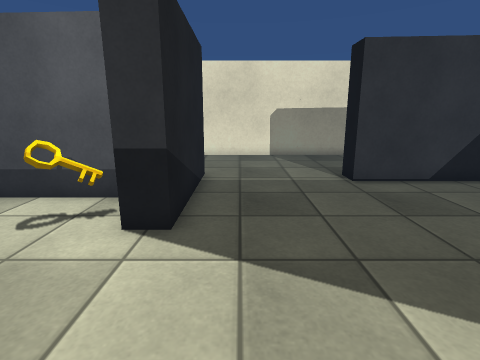
[1] (above)

13 first-person views from a walk through a Unity game level. The camera is 1.2 m above the floor, tilts 14° down and sees 85° across. The floor is counted in squares, 0.5 m on a side. Each view is taken from the middle of a square. On the plan, view 1 faces up. The plan holds only what a view shows up to about 18 squares ahead; the rest is blank. The place goes on beyond the plan. The player character is not drawn. Some animated figures are left out. Surface patterns are stand-ins for the level's own textures.

[2]
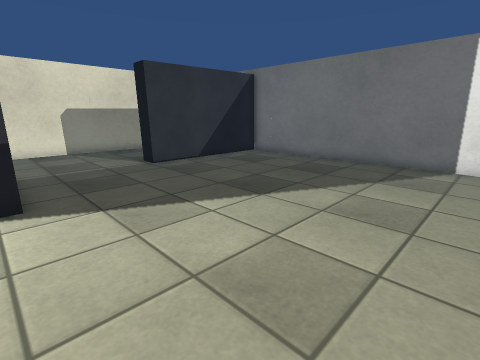

[3]
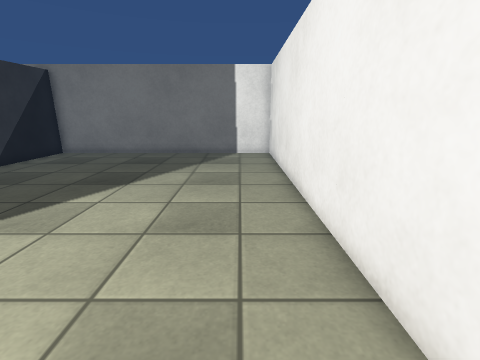

[4]
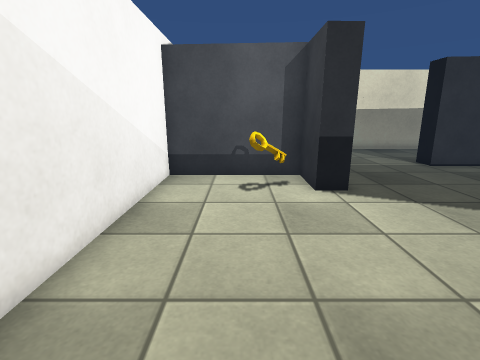

[5]
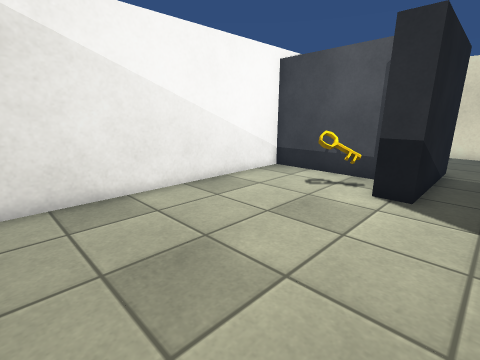

[6]
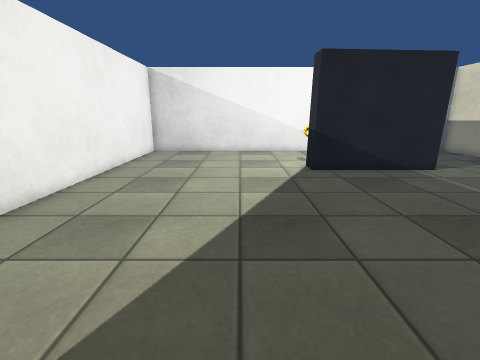

[7]
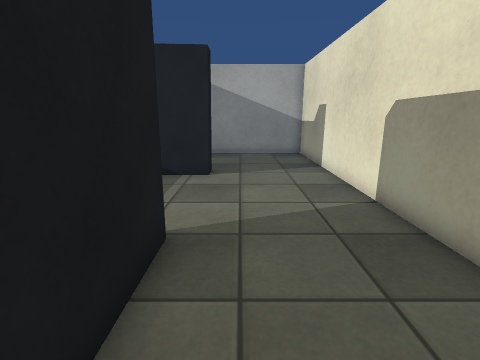

[8]
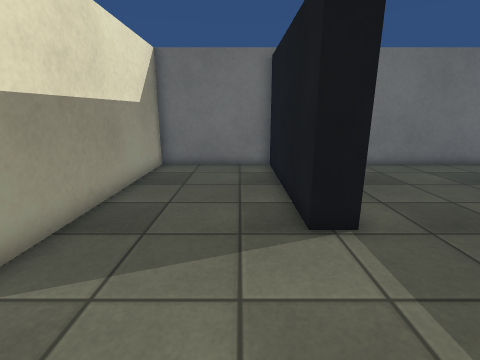

[9]
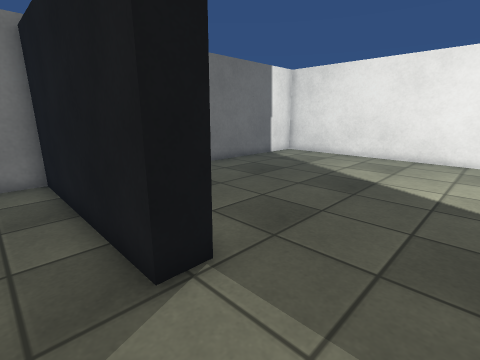

[10]
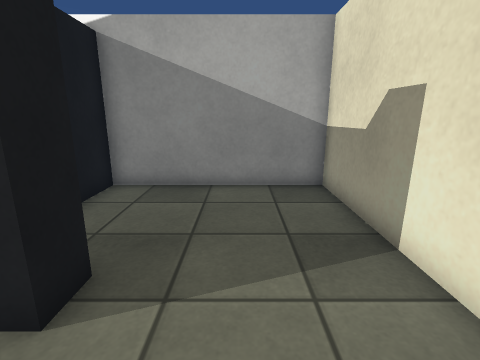

[11]
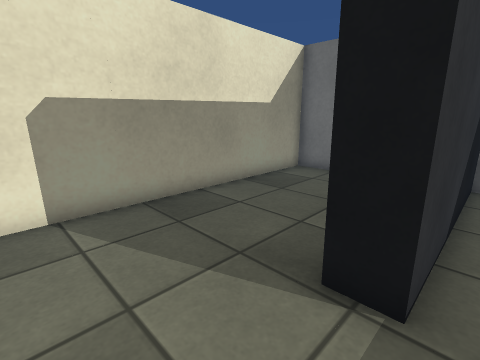

[12]
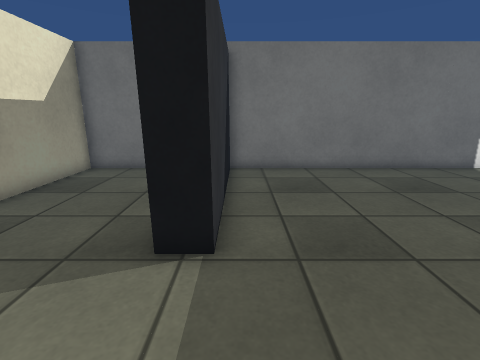

[13]
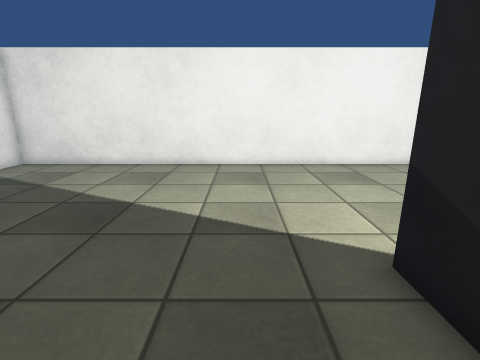

### Floor plan
Ten units are one square. View 1 is at (0, 0); x grows to the right and y downward. Boxes are objects, and circles mark ways between rooms. Rooms are numbered by the first view taken in them; rooms with no view inside come last. Other rooms are left out.
<svg viewBox="-84 -164 208 208">
<path fill="none" stroke="#000" d="M-15 -86 -15 -52 -25 -52 -25 -75 -79 -75 -79 39 119 39 119 -95 42 -95M-26 -108 -15 -108 -15 -86M42 -95 42 -105 119 -105 119 -159 -79 -159 -79 -86 -60 -86"/>
<rect x="-45" y="-65" width="10" height="10" fill="#bbb"><title>key</title></rect>
<circle cx="15" cy="-95" r="3" fill="#2a7"/>
<text x="20" y="-20">1</text>
<text x="10" y="-130">2</text>
</svg>
Room 1 opens to room 2.

Where each view was taken, in squares from view 1:
view 1: 0 up, 0 right, facing up
view 2: 3 down, 2 left, facing up-right
view 3: 2 down, 5 left, facing right
view 4: 3 down, 5 left, facing up
view 5: 3 down, 0 right, facing up-left
view 6: 2 up, 10 right, facing left
view 7: 12 up, 9 right, facing left
view 8: 12 up, 1 left, facing right
view 9: 12 up, 1 right, facing down-right
view 10: 13 up, 1 right, facing left
view 11: 9 up, 1 right, facing up-right
view 12: 9 up, 0 right, facing right
view 13: 9 up, 1 right, facing down
